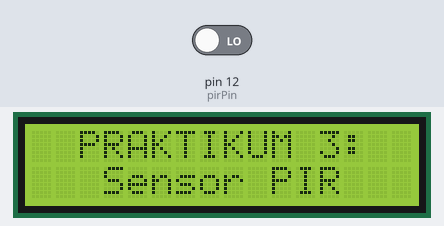
The sketch below on a simulated Arduino Uno, built with avr-gcc and run on an emulated ATmega328P. On the bench: 16×2 character LCD. The test bench sets the inputs (shaded band); at power-on: pin 12 (pirPin) LOW. What the sketch prints to the serial monitor is not drawn.

Above: at 0.1 s.
5.3 s: pin 12 (pirPin) driven HIGH
At 8.4 s:
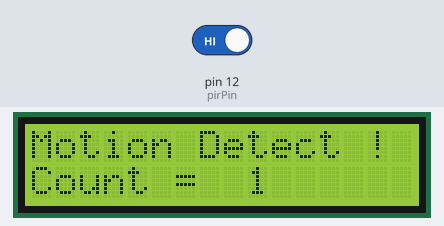
9.6 s: pin 12 (pirPin) driven LOW
At 12.8 s:
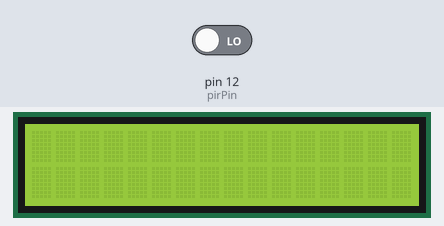
13.6 s: pin 12 (pirPin) driven HIGH
At 16.8 s:
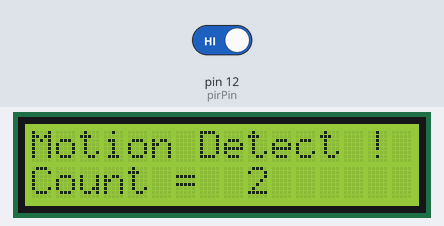
Timing chart, 0 to 18.3 s (numbered marks = the images above; inputs shaded):
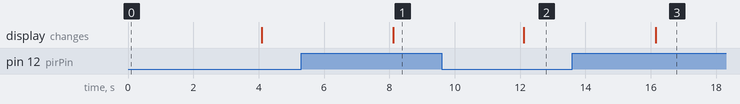

Measured:
- after the input at 5.3 s, the display: changes after 2.8 s (image 1)
- after the input at 9.6 s, the display: changes after 2.5 s (image 2)
- after the input at 13.6 s, the display: changes after 2.5 s (image 3)

The sketch:

sensor_PIR.ino
```cpp
#include <LiquidCrystal_I2C.h>
LiquidCrystal_I2C lcd(0x27, 16, 2);

#define pirPin 12 //deklarasi pin dari pir yang diberi nama variabel pirPin
int statusPir = LOW; //deklarasi kondisi dari sensor pir apakah high atau low
int gerakanPir; //deklarasi variabel untuk pembacaan pir sensor
int motioncount = 0;

void setup() {

  pinMode(pirPin, INPUT); //set pirPin menjadi pin input
  lcd.init();
  lcd.backlight();
  lcd.setCursor(2,0);
  lcd.print("PRAKTIKUM 3:");
  lcd.setCursor(3,1);
  lcd.print("Sensor PIR");
  Serial.begin(9600); //memulai komunikasi serialke serial monitor dengan baud rate 9600
  delay(4000);
}

void loop() {
  gerakanPir = digitalRead(pirPin);
  if(gerakanPir==HIGH){ //mengecek kondisi pir, jika mendeteksi gerakan maka skrip di bawah if akan dieksekusi secara berulang-ulang saat pir tetap mendeteksi gerakan
    delay(2000);
    motioncount++;
    updateLCD();

    Serial.print("Motion Detect = ");
    Serial.println(motioncount);

    lcd.backlight();
    lcd.setCursor(0, 0);
    lcd.print("Motion Detect !");
    delay(2000) ;
  }
  else{
    Serial.println("NO motion detect");
    // lcd.setBacklight(LOW);
    lcd.clear();
  }
  delay(2000);
}

void updateLCD() {
  lcd.setCursor(0, 1);
  lcd.print("Count =  ");
  lcd.print(motioncount); // menampilkan Hitungan
}
```
